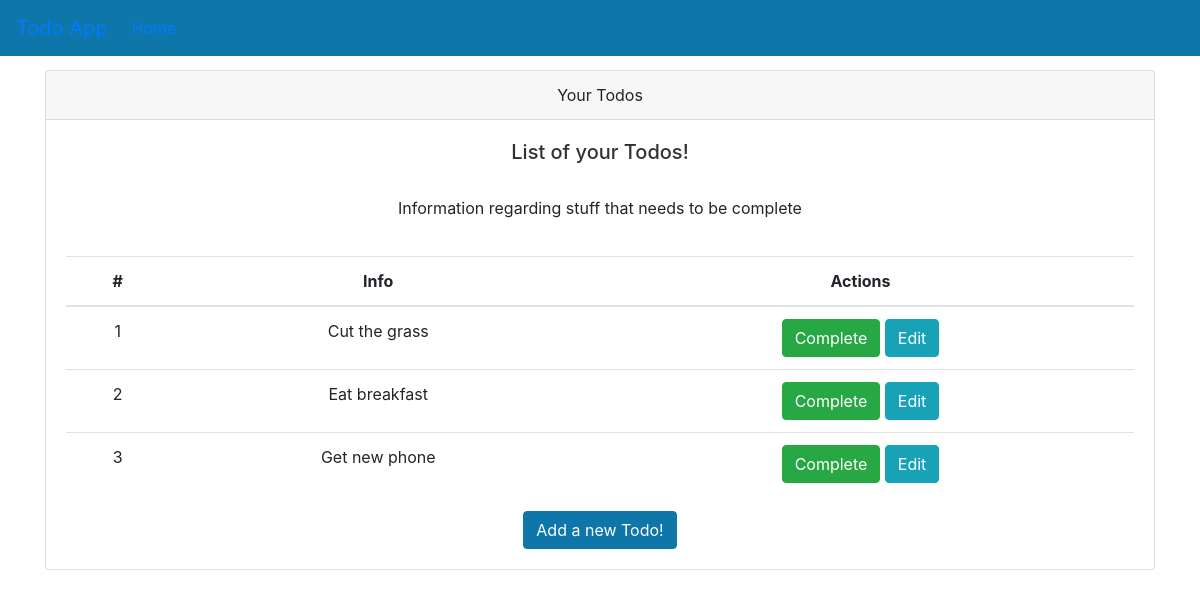
Page /todos/ on the earlier database version.
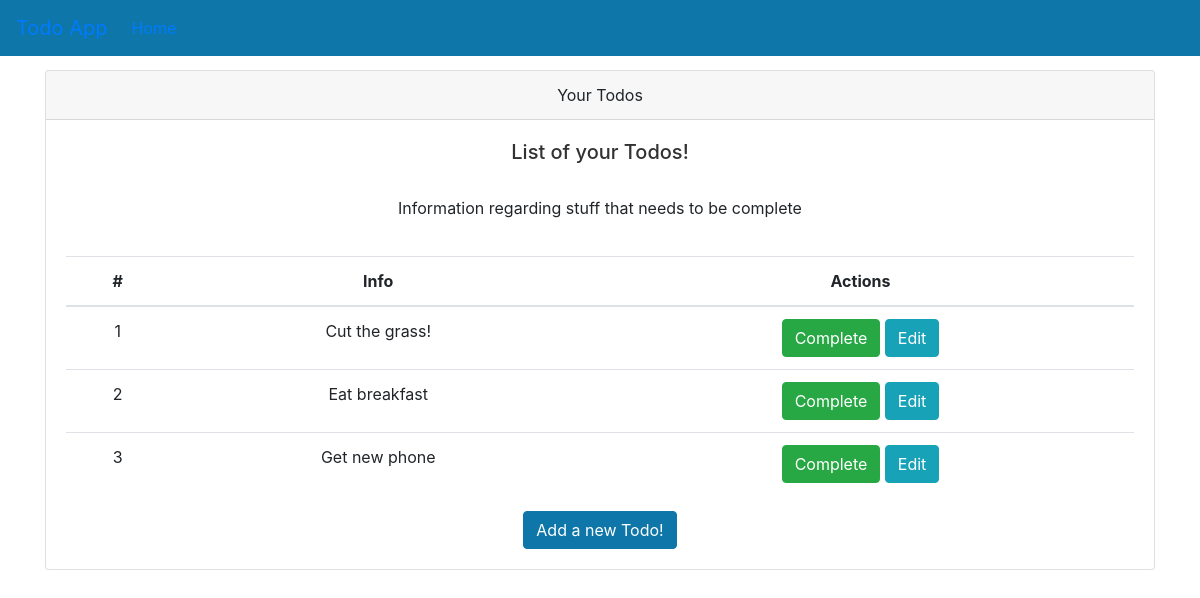
Same page on the later database version.
### models.py (models this page shows)
class Todos(Base):
    __tablename__ = "todos"
    id = Column(Integer, primary_key=True, index=True)
    title = Column(String)
    description = Column(String)
    priority = Column(Integer)
    complete = Column(Boolean, default=False)
    owner_id = Column(Integer, ForeignKey("users.id"))
    owner = relationship("Users", back_populates="todos")

### routers/todos.py (the view)
@router.get("/", response_class=HTMLResponse)
async def read_all_by_user(request: Request, db: Session = Depends(get_db)):
    todos = db.query(models.Todos).filter(models.Todos.owner_id == 1).all()
    return templates.TemplateResponse("home.html", {"request": request, "todos": todos})

### templates/home.html
{% include "layout.html" %}
        <div class="container">
            <div class="card text-center">
                <div class="card-header">
                    Your Todos
                </div>
                <div class="card-body">
                    <h5 class="card-title">List of your Todos!</h5>
                    <p class="card-body">Information regarding stuff that needs to be complete</p>
                    <table class="table table-hover">
                        <thead>
                            <tr>
                                <th scope="col">#</th>
                                <th scope="col">Info</th>
                                <th scope="col">Actions</th>
                            </tr>
                        </thead>
                        <tbody>
                            {% for todo in todos %}
                                <tr class="pointer">
                                    <td>{{loop.index}}</td>
                                    <td>{{todo.title}}</td>
                                    <td>
                                        <button type="button" class="btn btn-success">Complete</button>
                                        <button onclick="window.location.href='edit-todo/{{todo.id}}'" type="button" class="btn btn-info">
                                            Edit
                                        </button>
                                    </td>
                                </tr>
                            {% endfor %}
                        </tbody>
                    </table>
                    <a class="btn btn-primary" href="add-todo">Add a new Todo!</a>
                </div>
            </div>
        </div>

### templates/layout.html (shortened to what this page needs)
<!DOCTYPE html>
<html>
    <head>
        <link rel="stylesheet" type="text/css" href="{{ url_for("static", path="/todo/css/base.css") }}">
        <link rel="stylesheet" type="text/css" href="{{ url_for("static", path="/todo/css/bootstrap.css") }}">
    </head>
    <body>
        {% include "navbar.html" %}
    </body>
</html>

### templates/navbar.html (shortened to what this page needs)
<div>
    <nav class="navbar navbar-expand-md mavbar-dark main-color fixed-top">
        <a class="navbar-brand" href="#">Todo App</a>
        <div class="collapse navbar-collapse" id="navbarNav">
            <ul class="navbar-nav">
                <li class="nav-item active">
                    <a class="nav-link" href="#">Home</a>
                </li>
            </ul>
        </div>
</div>

### static/todo/css/base.css (style rules this page uses)
body { background: #fafafa; color: #33333a; padding-top: 70px; }
h1, h2, h3, h4, h5, h6 { color: #323232; }
.main-color { background-color: #0e76a8 ; }

Differences in the rows shown:
changed Todos: title "Cut the grass" → "Cut the grass!"
